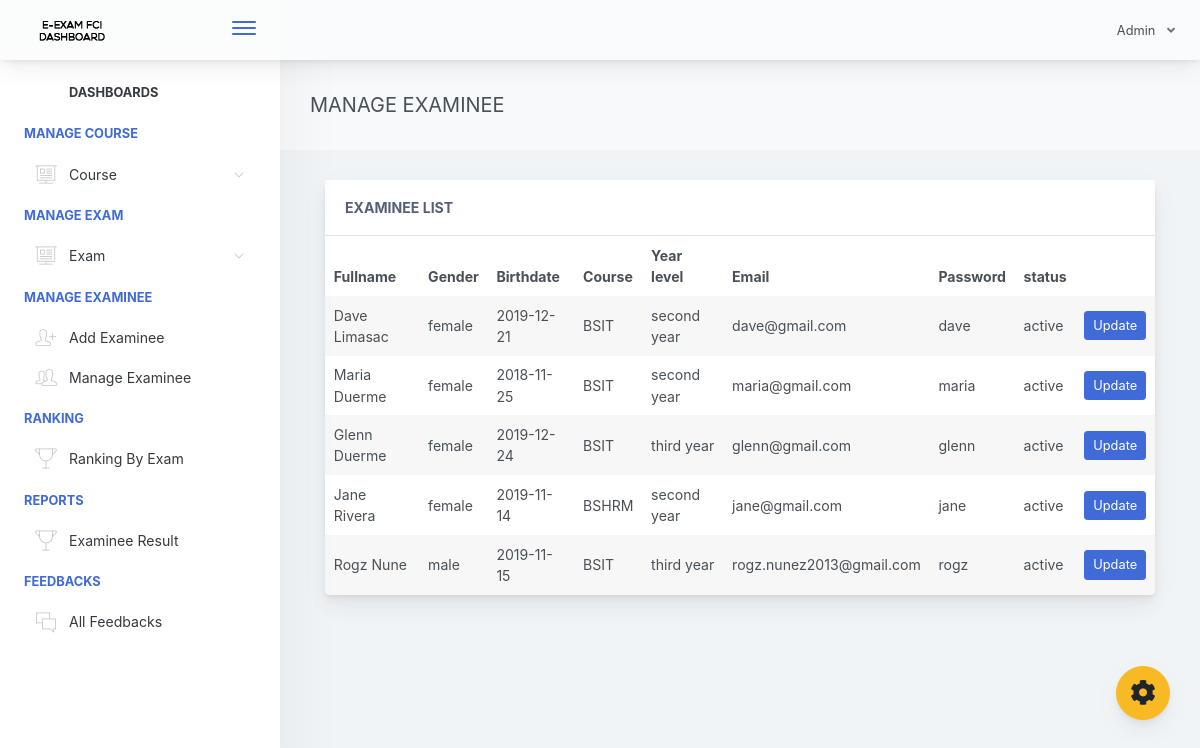
/adminpanel/admin/home.php?page=manage-examinee (signed in), run on the app's committed database.
### tables this page shows
CREATE TABLE `examinee_tbl` (
  `exmne_id` int(11) NOT NULL,
  `exmne_fullname` varchar(1000) NOT NULL,
  `exmne_course` varchar(1000) NOT NULL,
  `exmne_gender` varchar(1000) NOT NULL,
  `exmne_birthdate` varchar(1000) NOT NULL,
  `exmne_year_level` varchar(1000) NOT NULL,
  `exmne_email` varchar(1000) NOT NULL,
  `exmne_password` varchar(1000) NOT NULL,
  `exmne_status` varchar(1000) NOT NULL DEFAULT 'active'
);

CREATE TABLE `course_tbl` (
  `cou_id` int(11) NOT NULL,
  `cou_name` varchar(1000) NOT NULL,
  `cou_created` timestamp NOT NULL DEFAULT CURRENT_TIMESTAMP ON UPDATE CURRENT_TIMESTAMP
);

### adminpanel/admin/pages/manage-examinee.php (the view, shortened to what this page needs)
<link rel="stylesheet" type="text/css" href="css/mycss.css">
<div class="app-main__outer">
        <div class="app-main__inner">
            <div class="app-page-title">
                <div class="page-title-wrapper">
                    <div class="page-title-heading">
                        <div>MANAGE EXAMINEE</div>
                    </div>
                </div>
            </div>
            <div class="col-md-12">
                <div class="main-card mb-3 card">
                    <div class="card-header">Examinee List
                    </div>
                    <div class="table-responsive">
                        <table class="align-middle mb-0 table table-borderless table-striped table-hover" id="tableList">
                            <thead>
                            <tr>
                                <th>Fullname</th>
                                <th>Gender</th>
                                <th>Birthdate</th>
                                <th>Course</th>
                                <th>Year level</th>
                                <th>Email</th>
                                <th>Password</th>
                                <th>status</th>
                                <th></th>
                            </tr>
                            </thead>
                            <tbody>
                              <?php
                                $selExmne = $conn->query("SELECT * FROM examinee_tbl ORDER BY exmne_id DESC ");
                                if($selExmne->rowCount() > 0)
                                {
                                    while ($selExmneRow = $selExmne->fetch(PDO::FETCH_ASSOC)) { ?>
                                        <tr>
                                           <td><?php echo $selExmneRow['exmne_fullname']; ?></td>
                                           <td><?php echo $selExmneRow['exmne_gender']; ?></td>
                                           <td><?php echo $selExmneRow['exmne_birthdate']; ?></td>
                                           <td>
                                            <?php
                                                 $exmneCourse = $selExmneRow['exmne_course'];
                                                 $selCourse = $conn->query("SELECT * FROM course_tbl WHERE cou_id='$exmneCourse' ")->fetch(PDO::FETCH_ASSOC);
                                                 echo $selCourse['cou_name'];
                                             ?>
                                            </td>
                                           <td><?php echo $selExmneRow['exmne_year_level']; ?></td>
                                           <td><?php echo $selExmneRow['exmne_email']; ?></td>
                                           <td><?php echo $selExmneRow['exmne_password']; ?></td>
                                           <td><?php echo $selExmneRow['exmne_status']; ?></td>
                                           <td>
                                               <a rel="facebox" href="facebox_modal/updateExaminee.php?id=<?php echo $selExmneRow['exmne_id']; ?>" class="btn btn-sm btn-primary">Update</a>
                                           </td>
                                        </tr>
                                    <?php }
                                }
                               ?>
                            </tbody>
                        </table>
                    </div>
                </div>
            </div>
</div>

### data on the page
examinee_tbl: exmne_fullname "Dave Limasac", exmne_gender "female", exmne_birthdate "2019-12-21", course_tbl.cou_name "BSIT", exmne_year_level "second year", exmne_email "dave@gmail.com", exmne_password "dave", exmne_status "active"
examinee_tbl: exmne_fullname "Maria Duerme", exmne_gender "female", exmne_birthdate "2018-11-25", course_tbl.cou_name "BSIT", exmne_year_level "second year", exmne_email "maria@gmail.com", exmne_password "maria", exmne_status "active"
examinee_tbl: exmne_fullname "Glenn Duerme", exmne_gender "female", exmne_birthdate "2019-12-24", course_tbl.cou_name "BSIT", exmne_year_level "third year", exmne_email "glenn@gmail.com", exmne_password "glenn", exmne_status "active"
examinee_tbl: exmne_fullname "Jane Rivera", exmne_gender "female", exmne_birthdate "2019-11-14", course_tbl.cou_name "BSHRM", exmne_year_level "second year", exmne_email "jane@gmail.com", exmne_password "jane", exmne_status "active"
examinee_tbl: exmne_fullname "Rogz Nune", exmne_gender "male", exmne_birthdate "2019-11-15", course_tbl.cou_name "BSIT", exmne_year_level "third year", exmne_email "rogz.nunez2013@gmail.com", exmne_password "rogz", exmne_status "active"
